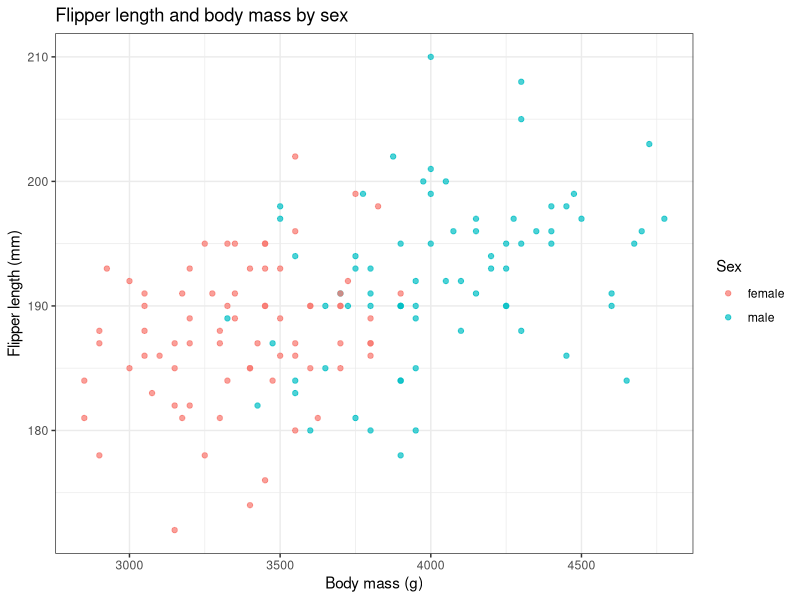
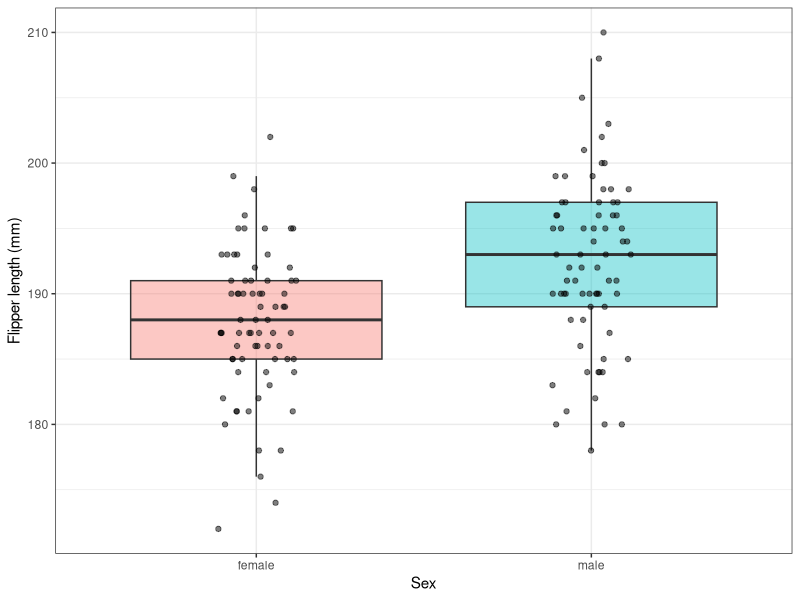
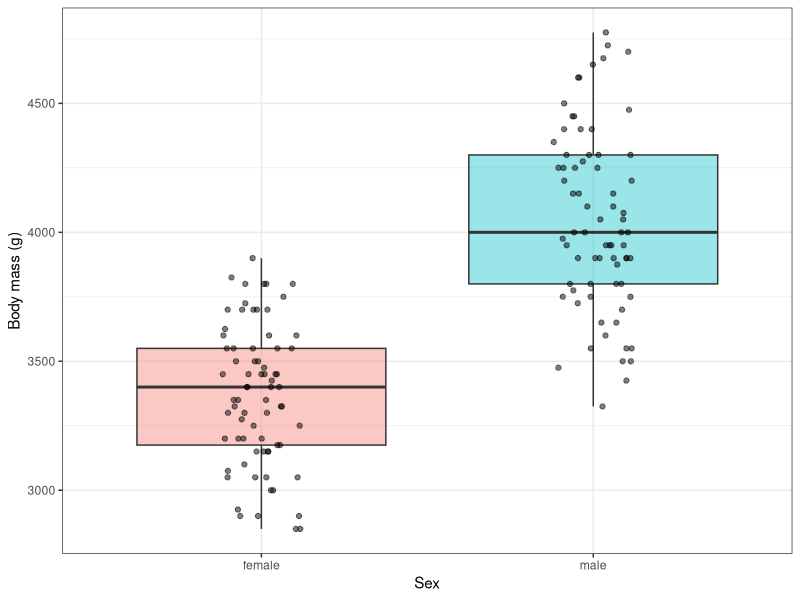
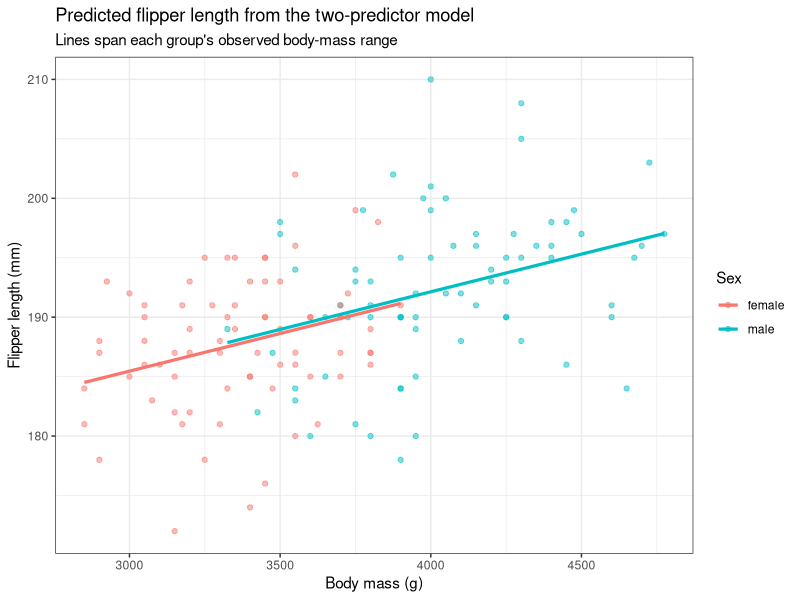
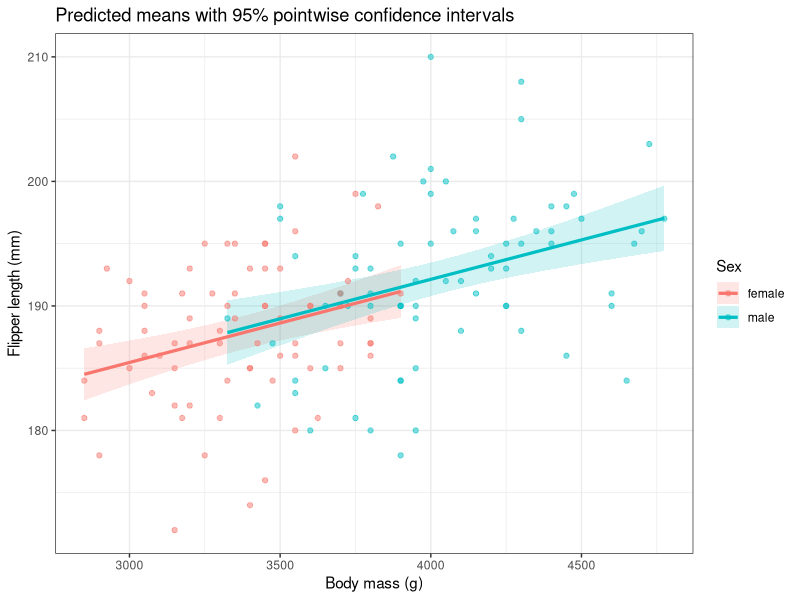
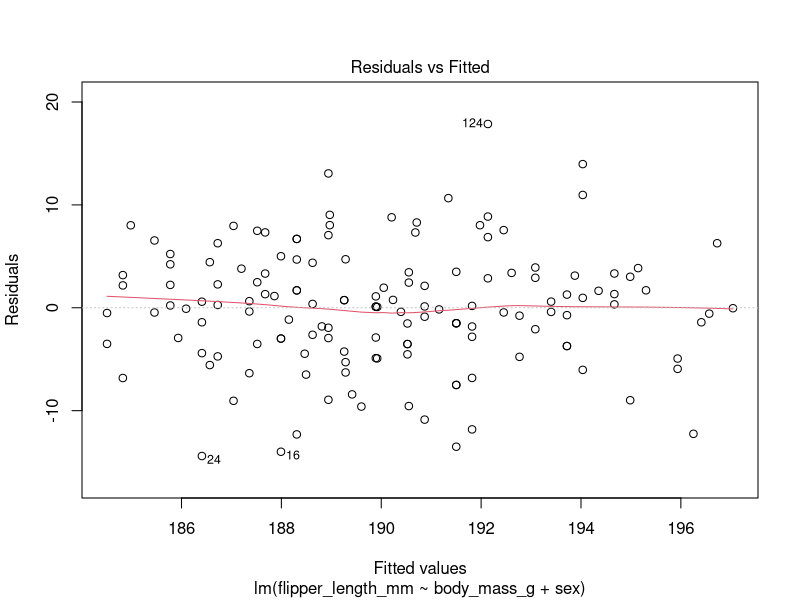
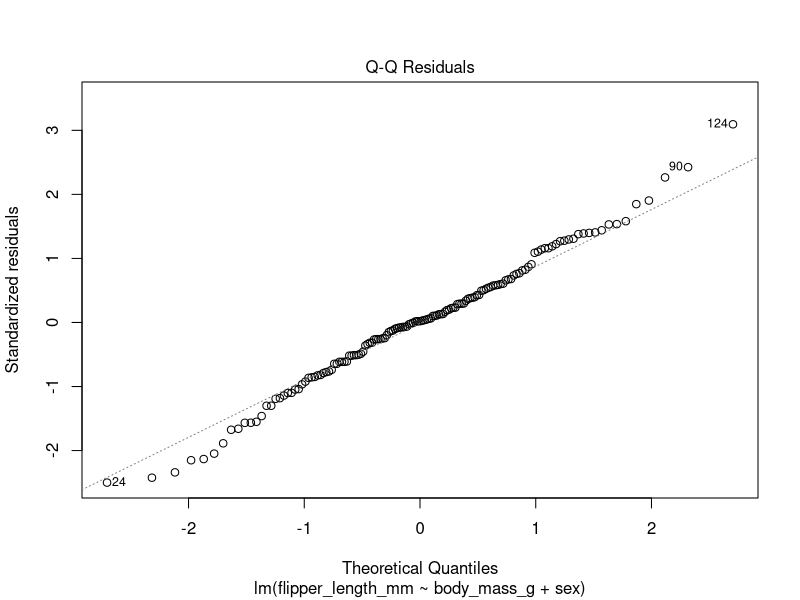
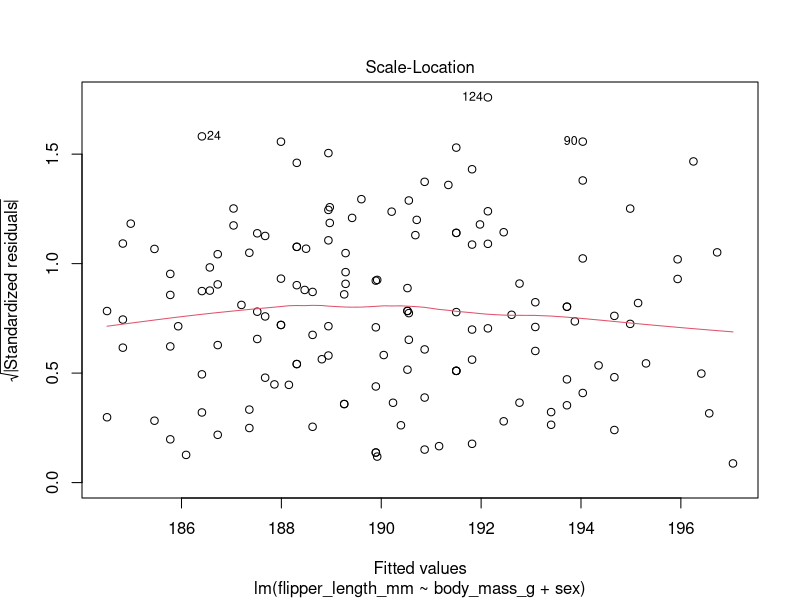

R code for these plots, in order:
## ---- chunk 1
library(tidyverse)
library(broom)
library(palmerpenguins)

theme_set(theme_bw(base_size = 12))

glimpse(penguins)
## ---- chunk 2
adelie_dat <- penguins |>
  filter(species == "Adelie") |>
  drop_na(flipper_length_mm, body_mass_g, sex) |>
  mutate(sex = factor(sex, levels = c("female", "male")))

glimpse(adelie_dat)

adelie_dat |>
  count(sex)
## ---- chunk 3
ggplot(
  data = adelie_dat,
  mapping = aes(
    x = body_mass_g,
    y = flipper_length_mm,
    color = sex
  )
) +
  geom_point(alpha = 0.7) +
  labs(
    x = "Body mass (g)",
    y = "Flipper length (mm)",
    color = "Sex",
    title = "Flipper length and body mass by sex"
  ) +
  theme_bw()
## ---- chunk 4

ggplot(
  data = adelie_dat,
  mapping = aes(x = sex, y = flipper_length_mm, fill = sex)
) +
  geom_boxplot(outlier.shape = NA, alpha = 0.4) +
  geom_jitter(width = 0.12, height = 0, alpha = 0.5) +
  labs(x = "Sex", y = "Flipper length (mm)") +
  guides(fill = "none") +
  theme_bw()

ggplot(
  data = adelie_dat,
  mapping = aes(x = sex, y = body_mass_g, fill = sex)
) +
  geom_boxplot(outlier.shape = NA, alpha = 0.4) +
  geom_jitter(width = 0.12, height = 0, alpha = 0.5) +
  labs(x = "Sex", y = "Body mass (g)") +
  guides(fill = "none") +
  theme_bw()

adelie_dat |>
  group_by(sex) |>
  summarize(
    n_penguins = n(),
    mean_flipper_mm = mean(flipper_length_mm),
    mean_mass_g = mean(body_mass_g),
    min_mass_g = min(body_mass_g),
    max_mass_g = max(body_mass_g)
  )
## ---- chunk 5

flipper_model_add <- lm(
  flipper_length_mm ~ body_mass_g + sex,
  data = adelie_dat
)

tidy(flipper_model_add) 
## ---- chunk 6

prediction_grid <- adelie_dat |>
  group_by(sex) |>
  reframe(
    body_mass_g = seq(
      min(body_mass_g),
      max(body_mass_g),
      length.out = 100
    )
  )

prediction_grid <- prediction_grid |>
  mutate(
    predicted_flipper_mm = as.numeric(
      predict(flipper_model_add, newdata = prediction_grid)
    )
  )

head(prediction_grid)
## ---- chunk 7
ggplot(
  data = adelie_dat,
  mapping = aes(x = body_mass_g, y = flipper_length_mm, color = sex)
) +
  geom_point(alpha = 0.5) +
  geom_line(
    data = prediction_grid,
    mapping = aes(y = predicted_flipper_mm, group = sex),
    linewidth = 1.1
  ) +
  labs(
    x = "Body mass (g)",
    y = "Flipper length (mm)",
    color = "Sex",
    title = "Predicted flipper length from the two-predictor model",
    subtitle = "Lines span each group's observed body-mass range"
  ) +
  theme_bw()
## ---- chunk 8

preds <- predict(
  flipper_model_add,
  newdata = prediction_grid,
  interval = "confidence",
  level = 0.95
) |>
  as_tibble()

prediction_bands <- bind_cols(prediction_grid, preds)

ggplot(
  data = adelie_dat,
  mapping = aes(x = body_mass_g, y = flipper_length_mm, color = sex)
) +
  geom_ribbon(
    data = prediction_bands,
    mapping = aes(
      x = body_mass_g, ymin = lwr, ymax = upr,
      fill = sex, group = sex
    ),
    inherit.aes = FALSE,
    alpha = 0.18
  ) +
  geom_point(alpha = 0.5) +
  geom_line(
    data = prediction_bands,
    mapping = aes(y = fit, group = sex),
    linewidth = 1.1
  ) +
  labs(
    x = "Body mass (g)", y = "Flipper length (mm)",
    color = "Sex", fill = "Sex",
    title = "Predicted means with 95% pointwise confidence intervals"
  ) +
  theme_bw()
## ---- chunk 9
plot(flipper_model_add)
## ---- chunk 10
add_results <- augment(flipper_model_add, data = adelie_dat)
## ---- chunk 11
ggplot(
  data = add_results,
  mapping = aes(x = .fitted, y = .resid, color = sex)
) +
  geom_point(alpha = 0.6) +
  geom_hline(yintercept = 0, linetype = "dashed") +
  labs(x = "Fitted flipper length (mm)", y = "Residual (mm)", color = "Sex") +
  theme_bw()
## ---- chunk 12
ggplot(
  data = add_results,
  mapping = aes(x = body_mass_g, y = .resid, color = sex)
) +
  geom_point(alpha = 0.6) +
  geom_smooth(method = "loess", formula = y ~ x, se = FALSE) +
  geom_hline(yintercept = 0, linetype = "dashed") +
  labs(x = "Body mass (g)", y = "Residual (mm)", color = "Sex") +
  theme_bw()
## ---- chunk 13
flipper_model_int <- lm(
  flipper_length_mm ~ body_mass_g * sex,
  data = adelie_dat
)

tidy(flipper_model_int) 
## ---- chunk 14
prediction_grid <- adelie_dat |>
  group_by(sex) |>
  reframe(
    body_mass_g = seq(
      min(body_mass_g),
      max(body_mass_g),
      length.out = 100
    )
  )

prediction_grid <- prediction_grid |>
  mutate(
    predicted_flipper_mm = as.numeric(
      predict(flipper_model_int, newdata = prediction_grid)
    )
  )

head(prediction_grid)

ggplot(
  data = adelie_dat,
  mapping = aes(x = body_mass_g, y = flipper_length_mm, color = sex)
) +
  geom_point(alpha = 0.5) +
  geom_line(
    data = prediction_grid,
    mapping = aes(y = predicted_flipper_mm, group = sex),
    linewidth = 1.1
  ) +
  labs(
    x = "Body mass (g)",
    y = "Flipper length (mm)",
    color = "Sex",
    title = "Predicted flipper length from the interaction model",
    subtitle = "Lines span each group's observed body-mass range"
  ) +
  theme_bw()

preds <- predict(
  flipper_model_int,
  newdata = prediction_grid,
  interval = "confidence",
  level = 0.95
) |>
  as_tibble()

prediction_bands <- bind_cols(prediction_grid, preds)

ggplot(
  data = adelie_dat,
  mapping = aes(x = body_mass_g, y = flipper_length_mm, color = sex)
) +
  geom_ribbon(
    data = prediction_bands,
    mapping = aes(
      x = body_mass_g, ymin = lwr, ymax = upr,
      fill = sex, group = sex
    ),
    inherit.aes = FALSE,
    alpha = 0.18
  ) +
  geom_point(alpha = 0.5) +
  geom_line(
    data = prediction_bands,
    mapping = aes(y = fit, group = sex),
    linewidth = 1.1
  ) +
  labs(
    x = "Body mass (g)", y = "Flipper length (mm)",
    color = "Sex", fill = "Sex",
    title = "Interaction model: predicted means with 95% confidence intervals"
  ) +
  theme_bw()
## ---- chunk 15
plot(flipper_model_int)
## ---- chunk 16

int_results <- augment(flipper_model_int, data = adelie_dat)

ggplot(
  data = int_results,
  mapping = aes(x = .fitted, y = .resid, color = sex)
) +
  geom_point(alpha = 0.6) +
  geom_hline(yintercept = 0, linetype = "dashed") +
  labs(x = "Fitted flipper length (mm)", y = "Residual (mm)", color = "Sex") +
  theme_bw()
## ---- chunk 17
ggplot(
  data = int_results,
  mapping = aes(x = body_mass_g, y = .resid, color = sex)
) +
  geom_point(alpha = 0.6) +
  geom_smooth(method = "loess", formula = y ~ x, se = FALSE) +
  geom_hline(yintercept = 0, linetype = "dashed") +
  labs(x = "Body mass (g)", y = "Residual (mm)", color = "Sex") +
  theme_bw()
## ---- chunk 18
comparison_penguins <- expand_grid(
  body_mass_g = c(3500, 3800),
  sex = factor(
    c("female", "male"),
    levels = levels(adelie_dat$sex)
  )
)

comparison_predictions <- comparison_penguins |>
  mutate(
    additive_prediction = augment(
      flipper_model_add,
      newdata = comparison_penguins
    )$.fitted,
    interaction_prediction = augment(
      flipper_model_int,
      newdata = comparison_penguins
    )$.fitted
  )

comparison_predictions
## ---- chunk 19
prediction_differences <- comparison_predictions |>
  pivot_wider(
    names_from = sex,
    values_from = c(additive_prediction, interaction_prediction)
  ) |>
  mutate(
    additive_difference =
      additive_prediction_male - additive_prediction_female,
    interaction_difference =
      interaction_prediction_male - interaction_prediction_female
  ) |>
  select(body_mass_g, additive_difference, interaction_difference)

prediction_differences
## ---- chunk 20
model_comparison <- bind_rows(
  additive = glance(flipper_model_add),
  interaction = glance(flipper_model_int),
  .id = "model"
) |>
  select(model, nobs, r.squared, adj.r.squared, sigma)

model_comparison
## ---- chunk 21
tidy(flipper_model_int, conf.int = TRUE) |>
  filter(term == "body_mass_g:sexmale") |>
  select(term, estimate, conf.low, conf.high, p.value)
## ---- chunk 22
comparison_grid <- adelie_dat |>
  group_by(sex) |>
  reframe(
    body_mass_g = seq(
      min(body_mass_g),
      max(body_mass_g),
      length.out = 100
    )
  )

comparison_lines <- bind_rows(
  additive = augment(
    flipper_model_add,
    newdata = comparison_grid
  ),
  interaction = augment(
    flipper_model_int,
    newdata = comparison_grid
  ),
  .id = "model"
)

ggplot(
  data = adelie_dat,
  mapping = aes(
    x = body_mass_g,
    y = flipper_length_mm,
    color = sex
  )
) +
  geom_point(alpha = 0.4) +
  geom_line(
    data = comparison_lines,
    mapping = aes(y = .fitted, group = sex),
    linewidth = 1.1
  ) +
  facet_wrap(~ model) +
  labs(
    x = "Body mass (g)",
    y = "Flipper length (mm)",
    color = "Sex",
    title = "Comparing additive and interaction models",
    subtitle = "Lines span each sex's observed body-mass range"
  ) +
  theme_bw()
## ---- chunk 23
AIC(flipper_model_add, flipper_model_int)
## ---- chunk 24
adelie_numeric <- penguins |>
  filter(species == "Adelie") |>
  drop_na(flipper_length_mm, body_mass_g, bill_depth_mm)

adelie_numeric |>
  summarize(
    n_penguins = n(),
    mean_mass_g = mean(body_mass_g),
    sd_mass_g = sd(body_mass_g),
    mean_bill_depth_mm = mean(bill_depth_mm),
    sd_bill_depth_mm = sd(bill_depth_mm)
  )
## ---- chunk 25
flipper_model_numeric <- lm(
  flipper_length_mm ~ body_mass_g + bill_depth_mm,
  data = adelie_numeric
)

tidy(flipper_model_numeric, conf.int = TRUE)
## ---- chunk 26
adelie_numeric <- adelie_numeric |>
  mutate(
    body_mass_c = body_mass_g - mean(body_mass_g),
    bill_depth_c = bill_depth_mm - mean(bill_depth_mm)
  )

adelie_numeric |>
  select(
    body_mass_g,
    body_mass_c,
    bill_depth_mm,
    bill_depth_c
  ) |>
  slice_head(n = 6)
## ---- chunk 27
adelie_numeric |>
  summarize(
    mean_mass_c = mean(body_mass_c),
    sd_mass_original = sd(body_mass_g),
    sd_mass_c = sd(body_mass_c),
    mean_bill_depth_c = mean(bill_depth_c),
    sd_bill_depth_original = sd(bill_depth_mm),
    sd_bill_depth_c = sd(bill_depth_c)
  )
## ---- chunk 28
flipper_model_centered <- lm(
  flipper_length_mm ~ body_mass_c + bill_depth_c,
  data = adelie_numeric
)

tidy(flipper_model_centered, conf.int = TRUE)
## ---- chunk 29
# save means for centering
mean_mass <- mean(adelie_numeric$body_mass_g)
mean_depth <- mean(adelie_numeric$bill_depth_mm)

# create a new dataframe with columns that match our predictors in the model; we will predict for new values of body mass while holding bill depth at its mean (predictions are now flipper length at a new body mass for the mean bill depth) 

new_df <- tibble(
  body_mass_g = seq(
    min(adelie_numeric$body_mass_g),
    max(adelie_numeric$body_mass_g),
    length.out = 100),
  bill_depth_mm = mean_depth) |>
  mutate(
    body_mass_c = body_mass_g - mean_mass,
    bill_depth_c = bill_depth_mm - mean_depth
  )

# Generate predictions from each model.
preds <- new_df |>
  mutate(
    predicted_original = as.numeric(
      predict(flipper_model_numeric, newdata = new_df)
    ),
    predicted_centered = as.numeric(
      predict(flipper_model_centered, newdata = new_df)
    )
  )

# Combine predictions for plotting.
centering_plot_data <- bind_rows(
  preds |>
    transmute(
      model = "Uncentered: body mass (g)",
      mass = body_mass_g,
      predicted_flipper_mm = predicted_original
    ),
  preds |>
    transmute(
      model = "Centered: body mass minus mean (g)",
      mass = body_mass_c,
      predicted_flipper_mm = predicted_centered
    )
)

ggplot(
  data = centering_plot_data,
  mapping = aes(x = mass, y = predicted_flipper_mm)
) +
  geom_line(linewidth = 1, color = "steelblue") +
  geom_vline(
    data = tibble(
      model = c(
        "Uncentered: body mass (g)",
        "Centered: body mass minus mean (g)"
      ),
      reference_mass = c(mean_mass, 0)
    ),
    mapping = aes(xintercept = reference_mass),
    linetype = "dashed",
    color = "gray50"
  ) +
  facet_wrap(~ model, scales = "free_x") +
  labs(
    x = "Body mass: original or centered (g)",
    y = "Predicted mean flipper length (mm)",
    title = "Centering shifts the predictor's zero",
    subtitle = "Bill depth held at its sample mean in both panels",
    caption = "Dashed lines mark the same body mass: the sample mean."
  ) +
  theme_bw()
## ---- chunk 30
adelie_numeric <- adelie_numeric |>
  mutate(
    body_mass_z =
      (body_mass_g - mean(body_mass_g)) / sd(body_mass_g),
    bill_depth_z =
      (bill_depth_mm - mean(bill_depth_mm)) / sd(bill_depth_mm)
  )

adelie_numeric |>
  summarize(
    mean_mass_z = mean(body_mass_z),
    sd_mass_z = sd(body_mass_z),
    mean_bill_depth_z = mean(bill_depth_z),
    sd_bill_depth_z = sd(bill_depth_z)
  )
## ---- chunk 31
adelie_numeric |>
  transmute(
    body_mass_z = as.numeric(scale(body_mass_g)),
    bill_depth_z = as.numeric(scale(bill_depth_mm))
  ) |>
  slice_head(n = 6)
## ---- chunk 32
flipper_model_standardized <- lm(
  flipper_length_mm ~ body_mass_z + bill_depth_z,
  data = adelie_numeric
)

tidy(flipper_model_standardized, conf.int = TRUE)
## ---- chunk 33
# Vary standardized body mass while holding bill depth at its mean.
standardized_grid <- tibble(
  body_mass_z = seq(
    min(adelie_numeric$body_mass_z),
    max(adelie_numeric$body_mass_z),
    length.out = 100
  ),
  bill_depth_z = 0
)

standardized_grid <- standardized_grid |>
  mutate(
    predicted_flipper_mm = as.numeric(
      predict(
        flipper_model_standardized,
        newdata = standardized_grid
      )
    )
  )

ggplot(
  data = standardized_grid,
  mapping = aes(x = body_mass_z, y = predicted_flipper_mm)
) +
  geom_line(linewidth = 1, color = "steelblue") +
  geom_vline(
    xintercept = 0,
    linetype = "dashed",
    color = "gray50"
  ) +
  labs(
    x = "Body mass (standard deviations from the mean)",
    y = "Predicted mean flipper length (mm)",
    title = "Predictions from the standardized model",
    subtitle = "Bill depth held at its sample mean"
  ) +
  theme_bw()
## ---- chunk 34
coefficient_comparison <- bind_rows(
  original = tidy(flipper_model_numeric),
  centered = tidy(flipper_model_centered),
  standardized = tidy(flipper_model_standardized),
  .id = "model"
) |>
  select(model, term, estimate, std.error)

coefficient_comparison
## ---- chunk 35
tidy(flipper_model_numeric) |>
  filter(term != "(Intercept)") |>
  mutate(
    predictor_sd = c(
      sd(adelie_numeric$body_mass_g),
      sd(adelie_numeric$bill_depth_mm)
    ),
    expected_standardized_slope = estimate * predictor_sd
  ) |>
  select(term, estimate, predictor_sd, expected_standardized_slope)
## ---- chunk 36
fit_comparison <- bind_rows(
  original = glance(flipper_model_numeric),
  centered = glance(flipper_model_centered),
  standardized = glance(flipper_model_standardized),
  .id = "model"
) |>
  select(model, nobs, r.squared, adj.r.squared, sigma, AIC)

fit_comparison
## ---- chunk 37
all.equal(
  fitted(flipper_model_numeric),
  fitted(flipper_model_centered)
)

all.equal(
  fitted(flipper_model_numeric),
  fitted(flipper_model_standardized)
)
